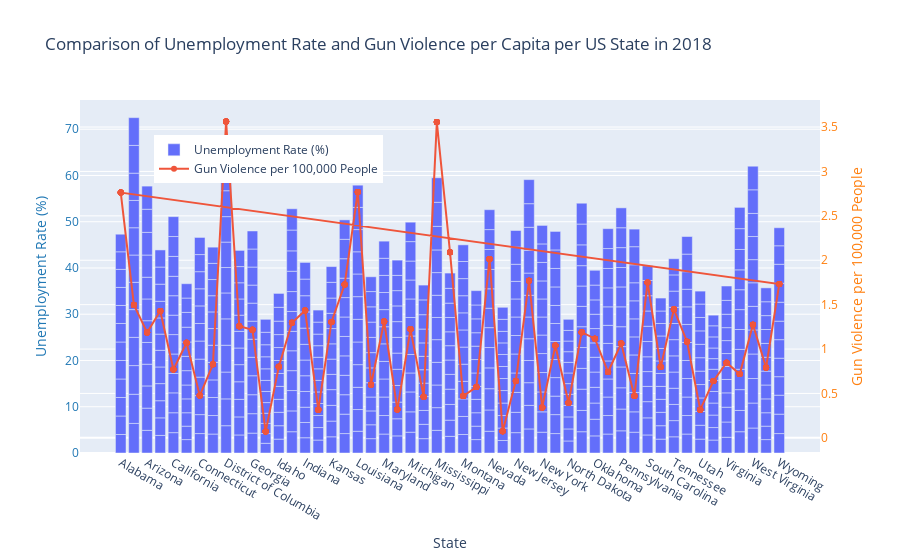

Notebook code cell kept with this figure:
### Code cell
import pandas as pd
import plotly.graph_objects as go

# Load the datasets
df_guns = pd.read_csv('gun-violence-data_01-2013_03-2018.csv')
df_unemployment = pd.read_csv('Unemployment in America Per US State.csv')
df_statepop = pd.read_csv('nst-est2019-alldata.csv')

# Convert date column to datetime
df_guns['date'] = pd.to_datetime(df_guns['date'])

# Filter data for 2018
df_guns_2018 = df_guns[df_guns['date'].dt.year == 2018]

# Aggregate gun violence data by state
df_guns_agg = df_guns_2018.groupby('state')['n_killed'].sum().reset_index()

# Filter unemployment data for 2018
df_unemployment_2018 = df_unemployment[df_unemployment['Year'] == 2018]

# Select relevant columns from population dataset
df_statepop_2018 = df_statepop[['STATE', 'POPESTIMATE2018']]

# Replace state codes with state names in the population dataset
state_codes = {
    1: 'Alabama', 2: 'Alaska', 4: 'Arizona', 5: 'Arkansas', 6: 'California', 8: 'Colorado', 9: 'Connecticut',
    10: 'Delaware', 11: 'District of Columbia', 12: 'Florida', 13: 'Georgia', 15: 'Hawaii', 16: 'Idaho',
    17: 'Illinois', 18: 'Indiana', 19: 'Iowa', 20: 'Kansas', 21: 'Kentucky', 22: 'Louisiana', 23: 'Maine',
    24: 'Maryland', 25: 'Massachusetts', 26: 'Michigan', 27: 'Minnesota', 28: 'Mississippi', 29: 'Missouri',
    30: 'Montana', 31: 'Nebraska', 32: 'Nevada', 33: 'New Hampshire', 34: 'New Jersey', 35: 'New Mexico',
    36: 'New York', 37: 'North Carolina', 38: 'North Dakota', 39: 'Ohio', 40: 'Oklahoma', 41: 'Oregon',
    42: 'Pennsylvania', 44: 'Rhode Island', 45: 'South Carolina', 46: 'South Dakota', 47: 'Tennessee',
    48: 'Texas', 49: 'Utah', 50: 'Vermont', 51: 'Virginia', 53: 'Washington', 54: 'West Virginia',
    55: 'Wisconsin', 56: 'Wyoming'
}
df_statepop_2018['state'] = df_statepop_2018['STATE'].map(state_codes)

# Merge the datasets on the state
df_merged = pd.merge(df_unemployment_2018, df_guns_agg, left_on='State/Area', right_on='state')
df_merged = pd.merge(df_merged, df_statepop_2018[['state', 'POPESTIMATE2018']], on='state')

# Calculate gun violence per capita
df_merged['n_killed_per_capita'] = df_merged['n_killed'] / df_merged['POPESTIMATE2018'] * 100000  # per 100,000 people

# Create Dual Axis plot
fig = go.Figure()

# Add unemployment data to the plot
fig.add_trace(
    go.Bar(x=df_merged['State/Area'], y=df_merged['Percent (%) of Labor Force Unemployed in State/Area'], name='Unemployment Rate (%)', yaxis='y1')
)

# Add gun violence per capita data to the plot
fig.add_trace(
    go.Scatter(x=df_merged['State/Area'], y=df_merged['n_killed_per_capita'], name='Gun Violence per 100,000 People', yaxis='y2', mode='lines+markers')
)

# Create axis objects
fig.update_layout(
    title='Comparison of Unemployment Rate and Gun Violence per Capita per US State in 2018',
    xaxis=dict(title='State'),
    yaxis=dict(title='Unemployment Rate (%)', titlefont=dict(color='#1f77b4'), tickfont=dict(color='#1f77b4')),
    yaxis2=dict(title='Gun Violence per 100,000 People', titlefont=dict(color='#ff7f0e'), tickfont=dict(color='#ff7f0e'), overlaying='y', side='right'),
    legend=dict(x=0.1, y=0.9),
    barmode='group'
)

fig.show()

### Figure 1 — Plotly figure (JSON) as saved in the notebook; plotly's stock layout.template omitted (floating-point values rounded to 4 significant figures; data arrays with more than 128 entries replaced by an {"elided": "..."} marker saying what was removed)
{"data": [{"name": "Unemployment Rate (%)", "type": "bar", "x": {"elided": "612 str values"}, "y": {"elided": "612 float values"}, "yaxis": "y"}, {"mode": "lines+markers", "name": "Gun Violence per 100,000 People", "type": "scatter", "x": {"elided": "612 str values"}, "y": {"elided": "612 float values"}, "yaxis": "y2"}], "layout": {"autosize": true, "barmode": "group", "legend": {"x": 0.1, "y": 0.9}, "title": {"text": "Comparison of Unemployment Rate and Gun Violence per Capita per US State in 2018"}, "xaxis": {"autorange": true, "range": [-2.963, 52.96], "title": {"text": "State"}, "type": "category"}, "yaxis": {"autorange": true, "range": [0, 76.32], "tickfont": {"color": "#1f77b4"}, "title": {"font": {"color": "#1f77b4"}, "text": "Unemployment Rate (%)"}, "type": "linear"}, "yaxis2": {"autorange": true, "overlaying": "y", "range": [-0.2812, 3.915], "side": "right", "tickfont": {"color": "#ff7f0e"}, "title": {"font": {"color": "#ff7f0e"}, "text": "Gun Violence per 100,000 People"}, "type": "linear"}}}
